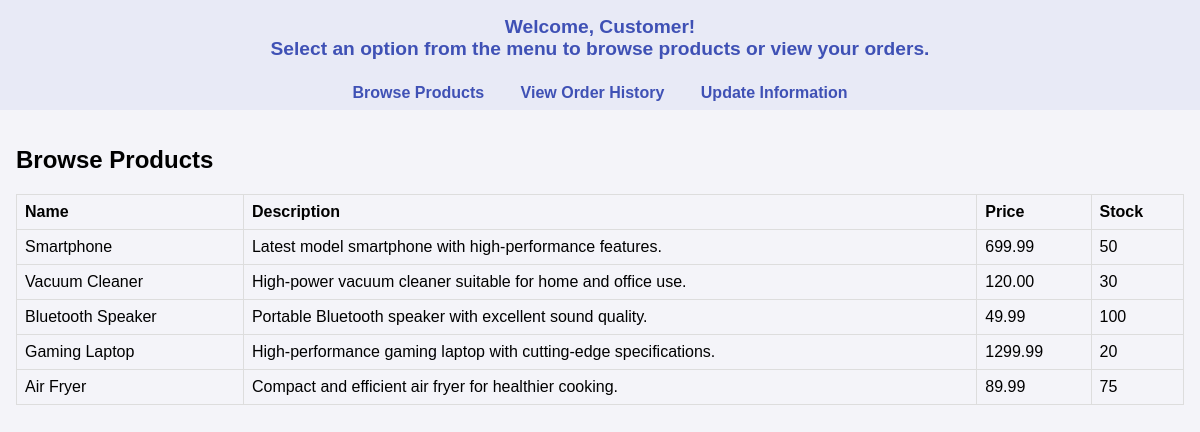
The page /views/customer.php on the database its author committed.
### tables this page shows
CREATE TABLE `products` (
  `prodID` int(10) NOT NULL,
  `prodName` varchar(255) NOT NULL,
  `prodDescription` text DEFAULT NULL,
  `price` double(15,2) DEFAULT 0.00,
  `stockQuantity` int(10) NOT NULL DEFAULT 0
);

### actions/get_products.php (called while the page is built, shortened)
<?php
function get_all_products(){
    $query = "SELECT * FROM products";
    $result = mysqli_query($GLOBALS['conn'], $query);
    if(mysqli_num_rows($result)>0){
        $productlist = mysqli_fetch_all($result, MYSQLI_ASSOC);
        return $productlist;
    } else{
        return false;
    }
}
?>

### views/customer.php (the view, shortened to what this page needs)
<?php
  include "../actions/get_products.php";
  $var_products = get_all_products();
?>
<!DOCTYPE html>
<html lang="en">
<head>
</head>
<body>
  <div class="welcome-message">
    Welcome, Customer! <br>
    Select an option from the menu to browse products or view your orders.
  </div>
  <nav>
    <a href="#" onclick="showTab('browseProducts')">Browse Products</a>
    <a href="#" onclick="showTab('viewOrders')">View Order History</a>
    <a href="#" onclick="showTab('updateInfo')">Update Information</a>
  </nav>
  <div class="container">
    <div id="browseProducts" class="tab active">
      <h2>Browse Products</h2>
      <table>
        <thead>
          <tr>
            <th>Name</th>
            <th>Description</th>
            <th>Price</th>
            <th>Stock</th>
          </tr>
        </thead>
        <tbody>
        <?php foreach ($var_products as $var_row): ?>
            <tr>
              <td> <?php echo $var_row['prodName'] ?></td>
              <td> <?php echo $var_row['prodDescription'] ?></td>
              <td> <?php echo $var_row['price'] ?></td>
              <td> <?php echo $var_row['stockQuantity'] ?></td>
          </tr>
            <?php endforeach; ?>
        </tbody>
      </table>
    </div>
  </div>
</body>
</html>

### views/customer.php (style rules this page uses)
body { font-family: Arial, sans-serif; background-color: #f4f4f9; margin: 0; padding: 0; }
.welcome-message { background-color: #e8eaf6; padding: 1rem; text-align: center; font-size: 1.2rem; color: #3f51b5; font-weight: bold; }
nav { background: #e8eaf6; padding: 0.5rem; text-align: center; }
nav a { margin: 0 1rem; text-decoration: none; color: #3f51b5; font-weight: bold; }
.container { padding: 1rem; }
table { width: 100%; border-collapse: collapse; margin: 1rem 0; }
table th, table td { padding: 0.5rem; text-align: left; border: 1px solid #ddd; }
.tab { display: none; }
.tab.active { display: block; }

### rows shown on the page
products: prodName "Smartphone", prodDescription "Latest model smartphone with high-performance features.", price "699.99", stockQuantity "50"
products: prodName "Vacuum Cleaner", prodDescription "High-power vacuum cleaner suitable for home and office use.", price "120.00", stockQuantity "30"
products: prodName "Bluetooth Speaker", prodDescription "Portable Bluetooth speaker with excellent sound quality.", price "49.99", stockQuantity "100"
products: prodName "Gaming Laptop", prodDescription "High-performance gaming laptop with cutting-edge specifications.", price "1299.99", stockQuantity "20"
products: prodName "Air Fryer", prodDescription "Compact and efficient air fryer for healthier cooking.", price "89.99", stockQuantity "75"
